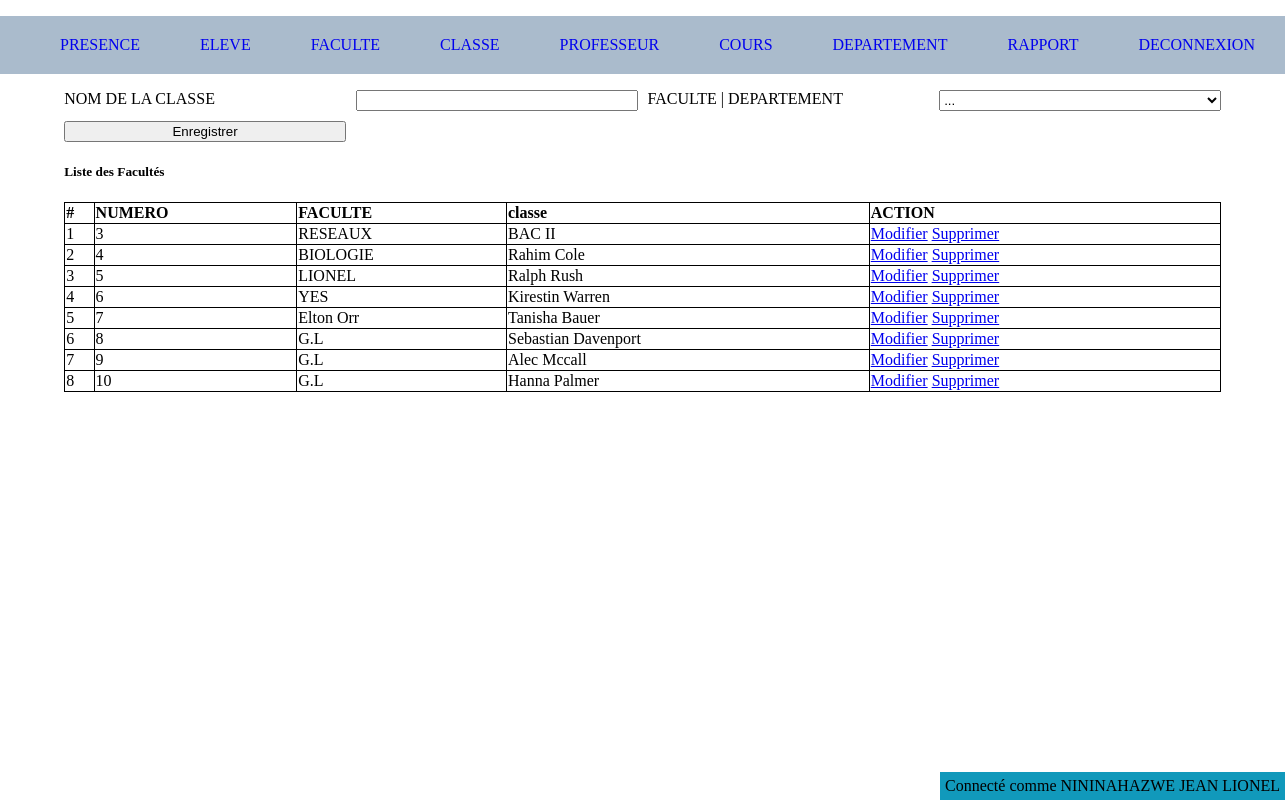
Page /classe.php (signed in) on the committed database.
### tables this page shows
CREATE TABLE `classe` (
  `id` int(11) NOT NULL,
  `departement_id` int(11) NOT NULL,
  `name` varchar(255) NOT NULL
);

CREATE TABLE `departement` (
  `id` int(11) NOT NULL,
  `faculte_id` int(11) NOT NULL,
  `name` varchar(255) NOT NULL,
  `created_at` datetime NOT NULL DEFAULT CURRENT_TIMESTAMP
);

### app/config.php (called while the page is built, shortened)
<?php
function getConnection(){
	try{
		$db = new PDO('mysql:host=localhost;dbname=guy_tp','jean','lion');
		 $db->setAttribute(PDO::ATTR_ERRMODE, PDO::ERRMODE_EXCEPTION);
	} catch(PDOException $e) {
	  echo "Error: " . $e->getMessage();
	  die($e);
	}
	return $db;
}
function selectAll($table){
	$query = "SELECT * FROM $table";
	$db = getConnection();
	$data = $db->query($query);
	return $data->fetchAll();
}
function getEntryInTable($table ,  $val,$column="id"){
	$key = array_search($val, array_column($table, $column));
	return $table[$key];
}

### classe.php (the view, shortened to what this page needs)
<?php
$departements = selectAll("departement");
$classes = selectAll("classe");
  include "include/header.php";
?>
<div>
  <form action="" method="post">
    <div>
      <label for="">NOM DE LA CLASSE</label>
      <input type="text" name="name"  value="<?= $classe_name ?? "" ?>"  required="">
      <label for="">FACULTE | DEPARTEMENT</label>
      <select name="departement_id">
        <option value="">...</option>
      </select>
      <?php if(isset($classe_id)): ?>
      <input type="submit" name="update" value="Modifier">
    <?php else: ?>
       <input type="submit" name="save" value="Enregistrer">
    <?php endif ?>
    </div>
  </form>
  <div>
    <h5>Liste des Facultés</h5>
    <table>
      <thead>
        <tr>
          <th># </th>
          <th>NUMERO </th>
          <th>FACULTE</th>
          <th>classe</th>
          <th>ACTION</th>
        </tr>
      </thead>
      <tbody>
        <?php foreach ($classes  as $key => $value) : ?>
        <tr>
          <td><?= ++$key  ?></td>
          <td><?= $value['id'] ?></td>
          <td><?= getEntryInTable($departements, $value['id'])['name'] ?></td>
          <td><?= $value['name'] ?></td>
          <td>
            <a href="classe.php?action=modifier&&id=<?= $value['id'] ?>">Modifier</a>
            <a href="classe.php?action=delete&&id=<?= $value['id'] ?>" onclick="return confirm('êtes-vous sûr ?')">Supprimer</a>
          </td>
        </tr>
       <?php endforeach; ?>
      </tbody>
    </table>
  </div>
</div>
<?php
  include "include/footer.php";
?>

### asset/css/style.css (style rules this page uses)
body { margin: 0; padding: 0; font-family: inherit; }
table { border-collapse: collapse; width: 100%; text-align: left; }
form div { display: grid; grid-template-columns: repeat(4, 1fr); grid-gap: 10px; }
input[type="submit"] { cursor: pointer; }
th, td, tr, th { border: 1px solid black; }

### rows in the picture
classe: id "3", id.name "RESEAUX", name "BAC II"
classe: id "4", id.name "BIOLOGIE", name "Rahim Cole"
classe: id "5", id.name "LIONEL", name "Ralph Rush"
classe: id "6", id.name "YES", name "Kirestin Warren"
classe: id "7", id.name "Elton Orr", name "Tanisha Bauer"
classe: id "8", id.name "G.L", name "Sebastian Davenport"
classe: id "9", id.name "G.L", name "Alec Mccall"
classe: id "10", id.name "G.L", name "Hanna Palmer"

### other values in the picture
$_SESSION['user']['nom'] "NININAHAZWE"
$_SESSION['user']['prenom'] "JEAN LIONEL"
